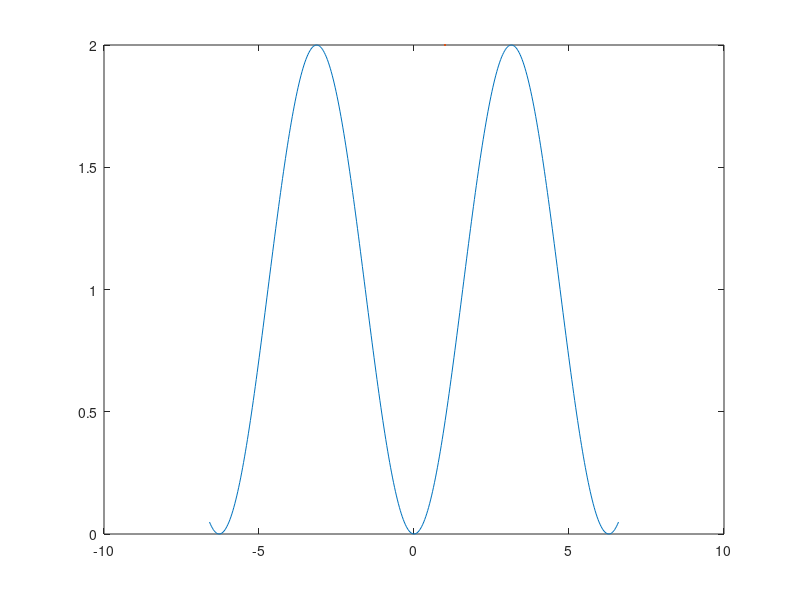

MATLAB code to generate this figure: (Note: this script raises an error after producing the figure.)

%figure 1, potential
xs = -(2*pi+pi/10):pi/100:(2*pi+pi/10);
fun = @(x) 1-cos(x);
figure;
plot(xs, fun(xs), LineWidth=2);
xlabel('$\phi$',Interpreter='latex', FontSize=22);
ylabel('$U(\phi)$', Interpreter='latex',FontSize=22);
set(gca,'FontSize',25)
grid on
axis([-(2*pi+pi/10) (2*pi+pi/10) -0.2 2])

hold on
plot(-2*pi, 0, 'ro', MarkerSize=8, MarkerFaceColor='r');
plot( 2*pi, 0, 'ro', MarkerSize=8, MarkerFaceColor='r');
plot( 0, 0, 'ro', MarkerSize=8, MarkerFaceColor='r');
text( -2*pi+1.3, -0.1, '$\phi = -2\pi$', HorizontalAlignment='center', Interpreter='latex',FontSize=20);
text( 2*pi-1.1, -0.1, '$\phi =  2\pi$', HorizontalAlignment='center',Interpreter='latex',FontSize=20);
text( 0, -0.1, '$\phi =  0$', HorizontalAlignment='center',Interpreter='latex',FontSize=20);
hold off




%figure 2, static kink
xs = -4:0.01:4;
fun = @(x) 4*atan(exp(x));
figure;
plot(xs, fun(xs), linewidth=2);
ylabel('$\phi$',Interpreter='latex', FontSize=22);
xlabel('$x$',Interpreter='latex', FontSize=22);
set(gca,'FontSize',25)
grid on

hold on
plot([-4, -2], [0.03, 0.03], 'r--', LineWidth=2);
text(-1, 0.3, '$\phi \rightarrow 0$', HorizontalAlignment='center',fontsize=20, Interpreter='latex');
plot([ 2, 4], [ 2*pi, 2*pi], 'r--', LineWidth=2);
text( 1,  6, '$\phi \rightarrow  2\pi$', HorizontalAlignment='center',fontsize=20, Interpreter='latex');
hold off




%figure 3, static antikink
xs = -4:0.01:4;
fun = @(x) 4*atan(exp(-x))-2*pi;
figure;
plot(xs, fun(xs), linewidth=2);
ylabel('$\phi$',Interpreter='latex', FontSize=22);
xlabel('$x$',Interpreter='latex', FontSize=22);
set(gca,'FontSize',25)
grid on

hold on
plot([-4, -2],[ -0.03, -0.03], 'r--', LineWidth=2);
text(-1, -0.3, '$\phi \rightarrow 0$', HorizontalAlignment='center',fontsize=20, Interpreter='latex');
plot([ 2, 4], [-2*pi,-2*pi] , 'r--', LineWidth=2);
text( 1,  -6, '$\phi \rightarrow  2\pi$', HorizontalAlignment='center',fontsize=20, Interpreter='latex');
hold off
